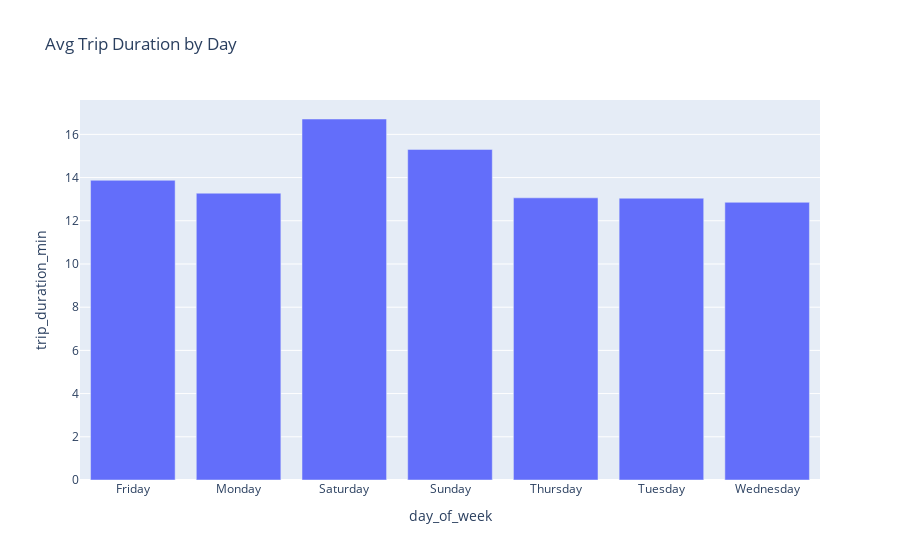

Source (notebook cell):
### Code cell
avg_duration_day = df.groupby('day_of_week')['trip_duration_min'].mean().reset_index()
px.bar(avg_duration_day, x='day_of_week', y='trip_duration_min', title='Avg Trip Duration by Day')

### Figure 1 — Plotly figure (JSON) as saved in the notebook; plotly's stock layout.template omitted (floating-point values rounded to 4 significant figures)
{"data": [{"hovertemplate": "day_of_week=%{x}<br>trip_duration_min=%{y}<extra></extra>", "legendgroup": "", "marker": {"color": "#636efa", "pattern": {"shape": ""}}, "name": "", "orientation": "v", "showlegend": false, "textposition": "auto", "type": "bar", "x": ["Friday", "Monday", "Saturday", "Sunday", "Thursday", "Tuesday", "Wednesday"], "xaxis": "x", "y": [13.88, 13.28, 16.71, 15.3, 13.06, 13.04, 12.86], "yaxis": "y"}], "layout": {"barmode": "relative", "legend": {"tracegroupgap": 0}, "title": {"text": "Avg Trip Duration by Day"}, "xaxis": {"anchor": "y", "domain": [0, 1], "title": {"text": "day_of_week"}}, "yaxis": {"anchor": "x", "domain": [0, 1], "title": {"text": "trip_duration_min"}}}}
